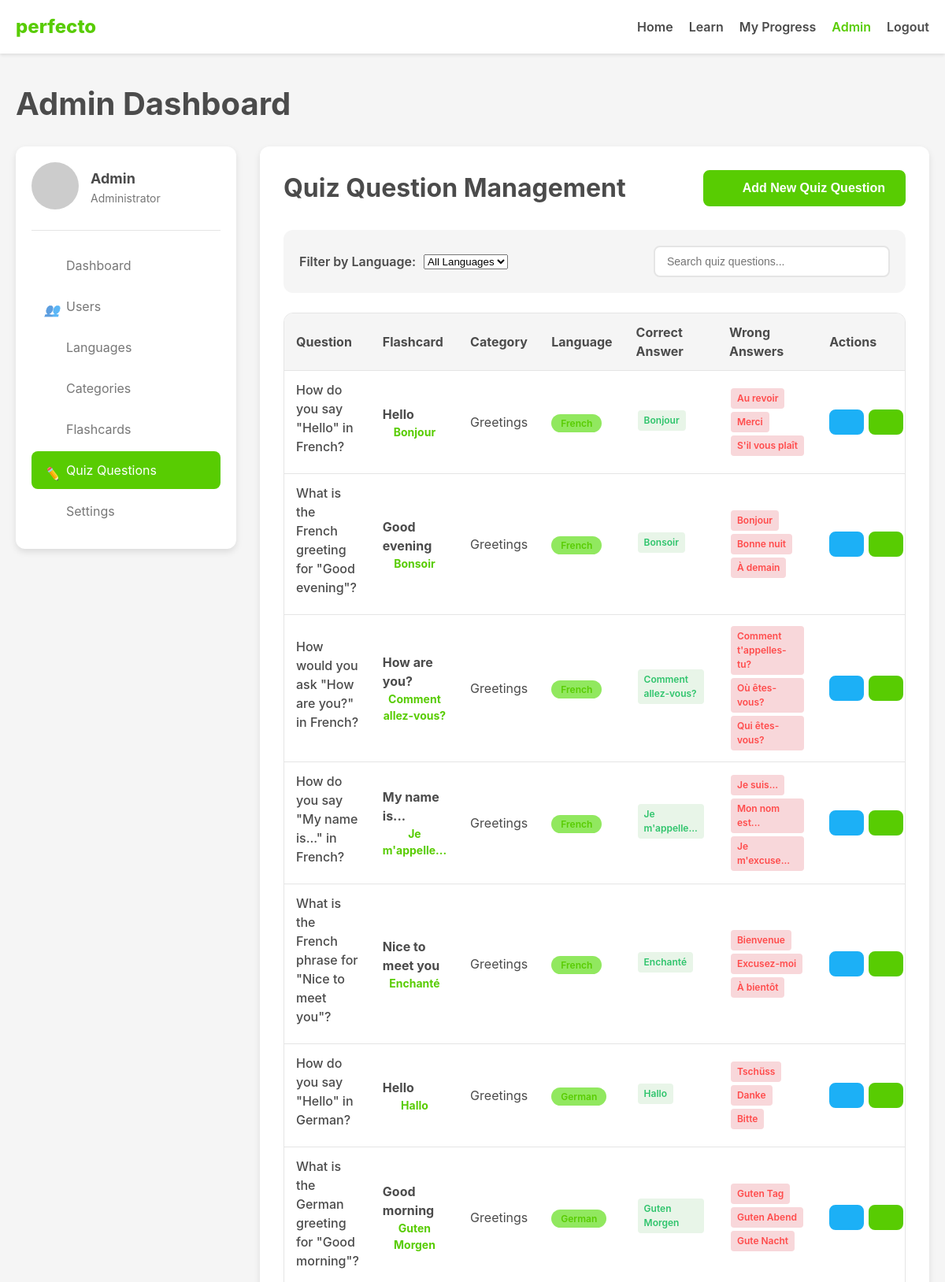
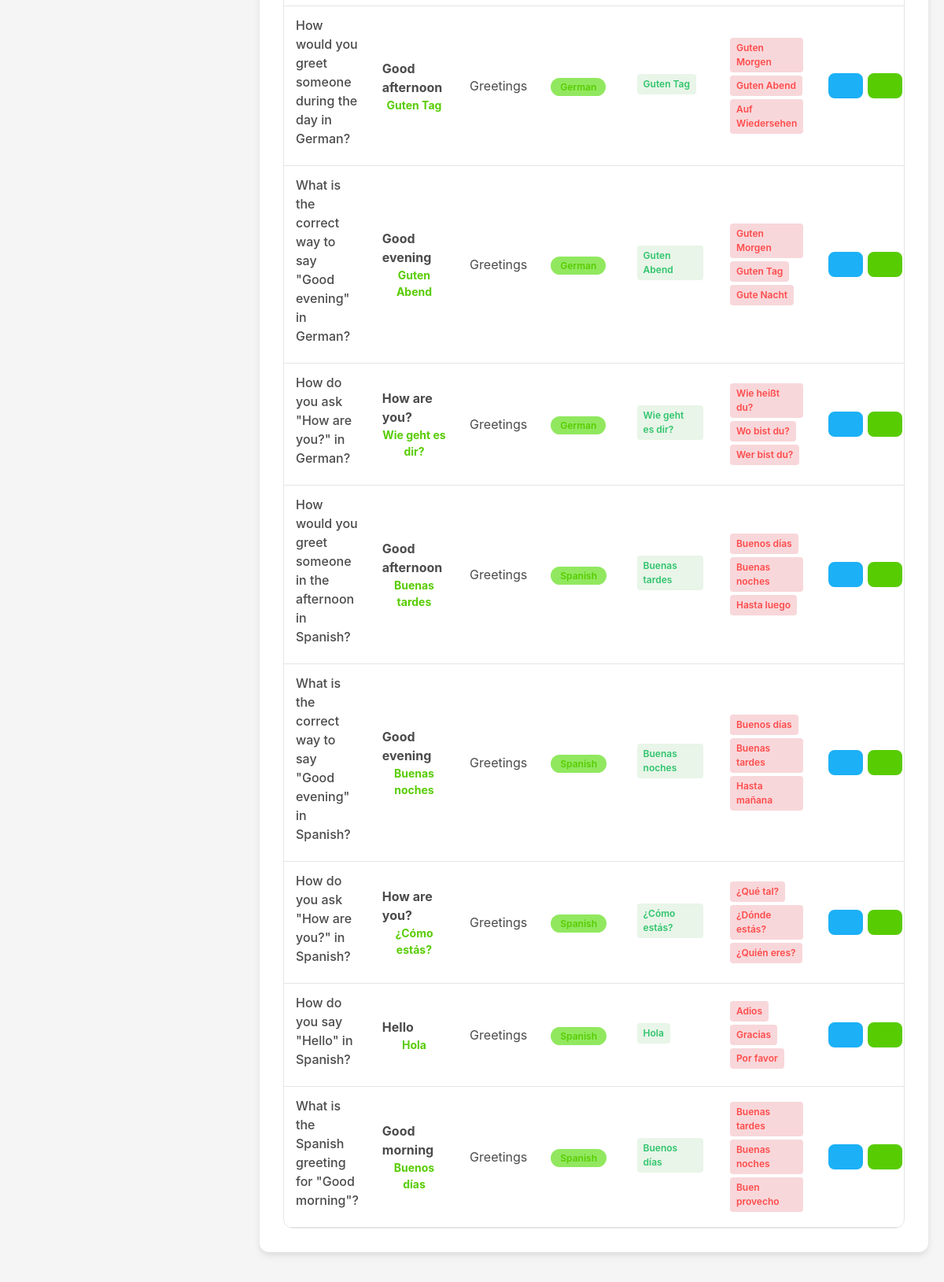
The page /dashboard/admin.php?tab=quiz (signed in, upper part) on the database its author committed (2 pictures, top to bottom).
### tables this page shows
CREATE TABLE IF NOT EXISTS quiz_questions (
    id INT AUTO_INCREMENT PRIMARY KEY,
    flashcard_id INT NOT NULL,
    question VARCHAR(255) NOT NULL,
    correct_answer VARCHAR(255) NOT NULL,
    wrong_answer1 VARCHAR(255) NOT NULL,
    wrong_answer2 VARCHAR(255) NOT NULL,
    wrong_answer3 VARCHAR(255) NOT NULL,
    FOREIGN KEY (flashcard_id) REFERENCES flashcards(id) ON DELETE CASCADE
);

CREATE TABLE IF NOT EXISTS flashcards (
    id INT AUTO_INCREMENT PRIMARY KEY,
    category_id INT NOT NULL,
    native_text VARCHAR(255) NOT NULL,
    foreign_text VARCHAR(255) NOT NULL,
    pronunciation VARCHAR(255),
    image_url VARCHAR(255) DEFAULT 'https://placehold.co/300x200',
    xp_value INT DEFAULT 10,
    difficulty ENUM('beginner', 'intermediate', 'advanced') DEFAULT 'beginner',
    display_order INT DEFAULT 0,
    FOREIGN KEY (category_id) REFERENCES categories(id) ON DELETE CASCADE
);

CREATE TABLE IF NOT EXISTS categories (
    id INT AUTO_INCREMENT PRIMARY KEY,
    language_id INT NOT NULL,
    name VARCHAR(100) NOT NULL,
    slug VARCHAR(100) NOT NULL,
    description TEXT,
    display_order INT DEFAULT 0,
    FOREIGN KEY (language_id) REFERENCES languages(id) ON DELETE CASCADE
);

CREATE TABLE IF NOT EXISTS languages (
    id INT AUTO_INCREMENT PRIMARY KEY,
    name VARCHAR(100) NOT NULL,
    code VARCHAR(10) NOT NULL UNIQUE,
    flag_url VARCHAR(255) NOT NULL,
    phrase_count INT DEFAULT 0,
    display_order INT DEFAULT 0
);

### dashboard/admin-tabs/quiz.php (the view, shortened to what this page needs)
<div class="admin-panel">
    <div class="panel-header">
        <h2>Quiz Question Management</h2>
        <div class="panel-actions">
            <button class="btn btn-primary" onclick="togglePanel('add-quiz-panel')">
                <i class="btn-icon add-icon"></i>
                Add New Quiz Question
            </button>
        </div>
    </div>
    <div class="filter-controls">
        <div class="filter-group">
            <label for="language-filter">Filter by Language:</label>
            <select id="language-filter" onchange="filterByLanguage(this.value)">
                <option value="">All Languages</option>
            </select>
        </div>
        <div class="search-box">
            <input type="text" id="quiz-search" placeholder="Search quiz questions..." onkeyup="filterTable('quiz-table', this.value)">
            <i class="search-icon"></i>
        </div>
    </div>
    <div class="table-container">
        <table class="admin-table" id="quiz-table">
            <thead>
                <tr>
                    <th>Question</th>
                    <th>Flashcard</th>
                    <th>Category</th>
                    <th>Language</th>
                    <th>Correct Answer</th>
                    <th>Wrong Answers</th>
                    <th>Actions</th>
                </tr>
            </thead>
            <tbody>
                <?php if (!empty($data['quiz_questions'])): ?>
                    <?php foreach ($data['quiz_questions'] as $quiz): ?>
                        <tr data-language-name="<?php echo strtolower($quiz['language_name']); ?>">
                            <td>
                                <div class="question-text">
                                    <?php echo htmlspecialchars($quiz['question']); ?>
                                </div>
                            </td>
                            <td>
                                <div class="flashcard-info">
                                    <div class="flashcard-texts">
                                        <strong><?php echo htmlspecialchars($quiz['native_text']); ?></strong>
                                        <div class="foreign-text"><?php echo htmlspecialchars($quiz['foreign_text']); ?></div>
                                    </div>
                                </div>
                            </td>
                            <td>
                                <span class="category-tag">
                                    <?php echo htmlspecialchars($quiz['category_name']); ?>
                                </span>
                            </td>
                            <td>
                                <span class="language-tag">
                                    <?php echo htmlspecialchars($quiz['language_name']); ?>
                                </span>
                            </td>
                            <td>
                                <div class="correct-answer">
                                    <span class="answer-badge correct">
                                        <?php echo htmlspecialchars($quiz['correct_answer']); ?>
                                    </span>
                                </div>
                            </td>
                            <td>
                                <div class="wrong-answers">
                                    <span class="answer-badge wrong"><?php echo htmlspecialchars($quiz['wrong_answer1']); ?></span>
                                    <span class="answer-badge wrong"><?php echo htmlspecialchars($quiz['wrong_answer2']); ?></span>
                                    <span class="answer-badge wrong"><?php echo htmlspecialchars($quiz['wrong_answer3']); ?></span>
                                </div>
                            </td>
                            <td>
                                <div class="action-buttons">
                                    <button class="btn btn-sm btn-secondary" onclick="editQuiz(<?php echo $quiz['id']; ?>)" title="Edit Quiz Question">
                                        <i class="btn-icon edit-icon"></i>
                                    </button>
                                    <button class="btn btn-sm btn-primary" onclick="testQuiz(<?php echo $quiz['id']; ?>)" title="Test Question">
                                        <i class="btn-icon test-icon"></i>
                                    </button>
                                </div>
                            </td>
                        </tr>
                    <?php endforeach; ?>
                <?php endif; ?>
            </tbody>
        </table>
    </div>
</div>

### assets/css/style.css (style rules this page uses)
:root { --primary-color: #58CC02; --primary-dark: #45a70a; --primary-light: #91e85f; --secondary-color: #1CB0F6; --secondary-dark: #0099e3; --secondary-light: #80d7ff; --accent-color: #FF4B4B; --success-color: #2fc46c; --warning-color: #ffc800; --error-color: #ff4b4b; --text-dark: #4b4b4b; --text-medium: #777777; --text-light: #a5a5a5; --background-light: #f5f5f5; --background-white: #ffffff; --border-color: #e5e5e5; --shadow-color: rgba(0, 0, 0, 0.1); --font-primary: 'Nunito', -apple-system, BlinkMacSystemFont, 'Segoe UI', Roboto, Oxygen, Ubuntu, Cantarell, 'Open Sans', 'Helvetica Neue', sans-serif; }
* { margin: 0; padding: 0; box-sizing: border-box; }
body { font-family: var(--font-primary); font-size: 16px; line-height: 1.5; color: var(--text-dark); background-color: var(--background-light); }
h1, h2, h3, h4, h5, h6 { margin-bottom: 0.5em; line-height: 1.2; font-weight: 700; }
h2 { font-size: 2rem; }
.btn { display: inline-block; padding: 12px 24px; font-size: 1rem; font-weight: 700; text-align: center; border-radius: 8px; border: 2px solid transparent; cursor: pointer; transition: all 0.3s ease; }
.btn-primary { background-color: var(--primary-color); color: white; border-color: var(--primary-color); }
.btn-secondary { background-color: var(--secondary-color); color: white; border-color: var(--secondary-color); }
.btn-sm { padding: 8px 16px; font-size: 0.875rem; }
.admin-panel { padding: 30px; }
.panel-header { display: flex; justify-content: space-between; align-items: center; margin-bottom: 30px; flex-wrap: wrap; gap: 15px; }
.panel-header h2 { margin: 0; color: var(--text-dark); }
.panel-actions { display: flex; gap: 10px; }
.table-container { overflow-x: auto; border-radius: 12px; border: 1px solid var(--border-color); }
.search-box { position: relative; min-width: 300px; }
.search-box input { width: 100%; padding: 10px 40px 10px 15px; border: 2px solid var(--border-color); border-radius: 8px; font-size: 0.875rem; }
.search-icon { position: absolute; right: 12px; top: 50%; transform: translateY(-50%); width: 16px; height: 16px; opacity: 0.5; }
.admin-table { width: 100%; border-collapse: collapse; }
.admin-table th, .admin-table td { padding: 15px; text-align: left; border-bottom: 1px solid var(--border-color); }
.admin-table th { background-color: var(--background-light); font-weight: 600; color: var(--text-dark); }
.action-buttons { display: flex; gap: 6px; }
.btn-sm { padding: 6px 12px; font-size: 0.875rem; min-width: auto; }
.btn-icon { width: 16px; height: 16px; background-size: cover; display: inline-block; }
.btn:has(.btn-icon) { display: flex; align-items: center; gap: 8px; }
.filter-controls { display: flex; justify-content: space-between; align-items: center; gap: 20px; margin-bottom: 25px; padding: 20px; background-color: var(--background-light); border-radius: 12px; }
.filter-group { display: flex; align-items: center; gap: 10px; }
.filter-group label { font-weight: 600; color: var(--text-dark); white-space: nowrap; }
.language-tag { background-color: var(--primary-light); color: var(--primary-color); padding: 4px 12px; border-radius: 20px; font-size: 0.75rem; font-weight: 600; }
.native-text, .foreign-text { font-size: 2rem; font-weight: 700; margin: 0; text-align: center; }
.table-container { overflow-x: auto; }
.admin-table th, .admin-table td { padding: 12px 15px; text-align: left; border-bottom: 1px solid var(--border-color); }
.admin-table th { background-color: var(--background-light); font-weight: 700; }
.question-text { margin-bottom: 10px; font-weight: 600; }
.user-answer, .correct-answer { margin-bottom: 5px; }

### dashboard/admin-tabs/quiz.php (style rules this page uses)
.question-text { max-width: 250px; font-weight: 500; }
.flashcard-info .flashcard-texts { max-width: 180px; }
.flashcard-info .foreign-text { color: var(--primary-color); font-size: 0.875rem; }
.answer-badge { display: inline-block; padding: 4px 8px; border-radius: 4px; font-size: 0.75rem; font-weight: 600; margin: 2px; }
.answer-badge.correct { background-color: #e8f5e8; color: var(--success-color); }
.answer-badge.wrong { background-color: #f8d7da; color: var(--error-color); }
.wrong-answers { display: flex; flex-wrap: wrap; max-width: 200px; }

### rows shown on the page
quiz_questions: question "How do you say \"Hello\" in French?", flashcard.native_text "Hello", flashcard.foreign_text "Bonjour", categories.name "Greetings", languages.name "French", correct_answer "Bonjour", wrong_answer1 "Au revoir", wrong_answer2 "Merci", wrong_answer3 "S'il vous plaît"
quiz_questions: question "What is the French greeting for \"Good evening\"?", flashcard.native_text "Good evening", flashcard.foreign_text "Bonsoir", categories.name "Greetings", languages.name "French", correct_answer "Bonsoir", wrong_answer1 "Bonjour", wrong_answer2 "Bonne nuit", wrong_answer3 "À demain"
quiz_questions: question "How would you ask \"How are you?\" in French?", flashcard.native_text "How are you?", flashcard.foreign_text "Comment allez-vous?", categories.name "Greetings", languages.name "French", correct_answer "Comment allez-vous?", wrong_answer1 "Comment t'appelles-tu?", wrong_answer2 "Où êtes-vous?", wrong_answer3 "Qui êtes-vous?"
quiz_questions: question "How do you say \"My name is...\" in French?", flashcard.native_text "My name is...", flashcard.foreign_text "Je m'appelle...", categories.name "Greetings", languages.name "French", correct_answer "Je m'appelle...", wrong_answer1 "Je suis...", wrong_answer2 "Mon nom est...", wrong_answer3 "Je m'excuse..."
quiz_questions: question "What is the French phrase for \"Nice to meet you\"?", flashcard.native_text "Nice to meet you", flashcard.foreign_text "Enchanté", categories.name "Greetings", languages.name "French", correct_answer "Enchanté", wrong_answer1 "Bienvenue", wrong_answer2 "Excusez-moi", wrong_answer3 "À bientôt"
quiz_questions: question "How do you say \"Hello\" in German?", flashcard.native_text "Hello", flashcard.foreign_text "Hallo", categories.name "Greetings", languages.name "German", correct_answer "Hallo", wrong_answer1 "Tschüss", wrong_answer2 "Danke", wrong_answer3 "Bitte"
quiz_questions: question "What is the German greeting for \"Good morning\"?", flashcard.native_text "Good morning", flashcard.foreign_text "Guten Morgen", categories.name "Greetings", languages.name "German", correct_answer "Guten Morgen", wrong_answer1 "Guten Tag", wrong_answer2 "Guten Abend", wrong_answer3 "Gute Nacht"
quiz_questions: question "How would you greet someone during the day in German?", flashcard.native_text "Good afternoon", flashcard.foreign_text "Guten Tag", categories.name "Greetings", languages.name "German", correct_answer "Guten Tag", wrong_answer1 "Guten Morgen", wrong_answer2 "Guten Abend", wrong_answer3 "Auf Wiedersehen"
quiz_questions: question "What is the correct way to say \"Good evening\" in German?", flashcard.native_text "Good evening", flashcard.foreign_text "Guten Abend", categories.name "Greetings", languages.name "German", correct_answer "Guten Abend", wrong_answer1 "Guten Morgen", wrong_answer2 "Guten Tag", wrong_answer3 "Gute Nacht"
quiz_questions: question "How do you ask \"How are you?\" in German?", flashcard.native_text "How are you?", flashcard.foreign_text "Wie geht es dir?", categories.name "Greetings", languages.name "German", correct_answer "Wie geht es dir?", wrong_answer1 "Wie heißt du?", wrong_answer2 "Wo bist du?", wrong_answer3 "Wer bist du?"
quiz_questions: question "How would you greet someone in the afternoon in Spanish?", flashcard.native_text "Good afternoon", flashcard.foreign_text "Buenas tardes", categories.name "Greetings", languages.name "Spanish", correct_answer "Buenas tardes", wrong_answer1 "Buenos días", wrong_answer2 "Buenas noches", wrong_answer3 "Hasta luego"
quiz_questions: question "What is the correct way to say \"Good evening\" in Spanish?", flashcard.native_text "Good evening", flashcard.foreign_text "Buenas noches", categories.name "Greetings", languages.name "Spanish", correct_answer "Buenas noches", wrong_answer1 "Buenos días", wrong_answer2 "Buenas tardes", wrong_answer3 "Hasta mañana"
quiz_questions: question "How do you ask \"How are you?\" in Spanish?", flashcard.native_text "How are you?", flashcard.foreign_text "¿Cómo estás?", categories.name "Greetings", languages.name "Spanish", correct_answer "¿Cómo estás?", wrong_answer1 "¿Qué tal?", wrong_answer2 "¿Dónde estás?", wrong_answer3 "¿Quién eres?"
quiz_questions: question "How do you say \"Hello\" in Spanish?", flashcard.native_text "Hello", flashcard.foreign_text "Hola", categories.name "Greetings", languages.name "Spanish", correct_answer "Hola", wrong_answer1 "Adios", wrong_answer2 "Gracias", wrong_answer3 "Por favor"
quiz_questions: question "What is the Spanish greeting for \"Good morning\"?", flashcard.native_text "Good morning", flashcard.foreign_text "Buenos días", categories.name "Greetings", languages.name "Spanish", correct_answer "Buenos días", wrong_answer1 "Buenas tardes", wrong_answer2 "Buenas noches", wrong_answer3 "Buen provecho"

### other values the page prints
$_SESSION['username'] "Admin"
